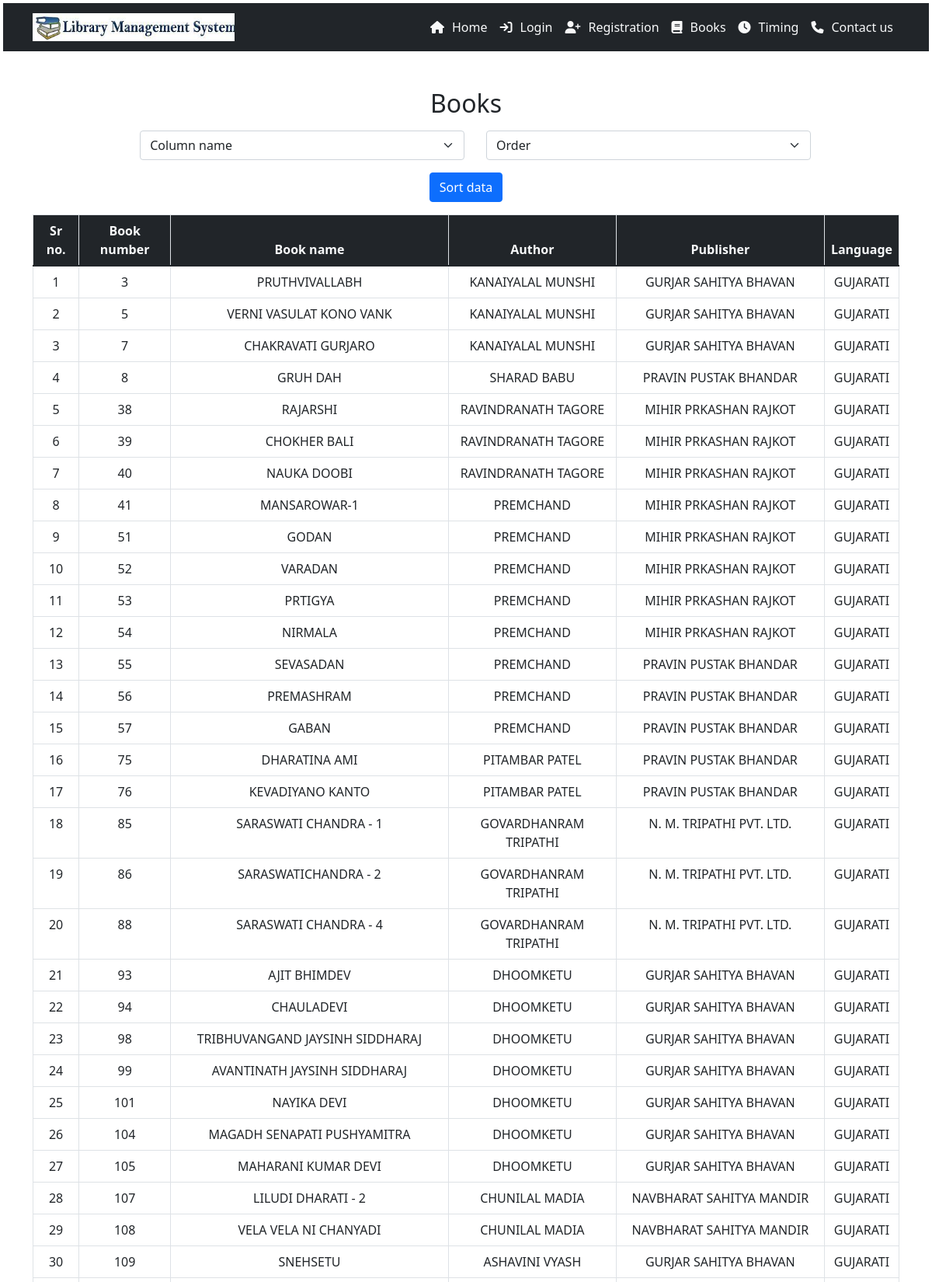
The page /books.php (upper part) on the database its author committed.
### tables this page shows
CREATE TABLE IF NOT EXISTS `books` (
  `id` int(11) NOT NULL AUTO_INCREMENT,
  `booknumber` text NOT NULL,
  `bookname` text NOT NULL,
  `author` text NOT NULL,
  `publisher` text NOT NULL,
  `langauage` text NOT NULL,
  PRIMARY KEY (`id`)
);

### books.php (the view, shortened to what this page needs)
<?php
    include("testconn.php");
    $qry = "SELECT * FROM `books`";
    $res = mysqli_query($conn,$qry);
?>
<!DOCTYPE html>
<html lang="en">
<head>
</head>
<body>
    <?php include("header.php");?>
    <h2 class="text-center mt-5">Books</h2>
    <div class="container">
        <div class="text-center">
            <div class="row m-3">
                <form action="" method="post">
                    <div class="form-check form-check-inline col-lg-5 m-auto">
                        <select class="form-select" name="column" aria-label="Default select example">
                            <option selected disabled>Column name</option>
                        </select>
                    </div>
                    <div class="form-check form-check-inline col-lg-5 m-auto">
                        <select class="form-select" name="order" aria-label="Default select example">
                            <option selected disabled>Order</option>
                        </select>
                    </div>
                    <div class="text-center">
                        <input type="submit" value="Sort data" name="sort" class="btn btn-primary mt-3">
                    </div>
                </form>
            </div>
        </div>
    </div>
    <div class="container mt-3 mb-4">
        <div class="table-responsive">
            <table class="table table-bordered text-center table-hover">
                <thead class="bg-dark text-light fw-bold">
                    <tr>
                        <td>Sr no.</td>
                        <td>Book number</td>
                        <td>Book name</td>
                        <td>Author</td>
                        <td>Publisher</td>
                        <td>Language</td>
                    </tr>
                </thead>
                <tbody>
                    <?php
                    $i = 1;
                    while($row = mysqli_fetch_assoc($res)){
                ?>
                    <tr>
                        <td><?php echo $i;?></td>
                        <td><?php echo $row['booknumber'];?></td>
                        <td><?php echo $row['bookname'];?></td>
                        <td><?php echo $row['author'];?></td>
                        <td><?php echo $row['publisher'];?></td>
                        <td><?php echo $row['langauage'];?></td>
                    </tr>
                    <?php $i++;}?>
                </tbody>
            </table>
        </div>
    </div>
    <?php include("footer.php");?>
</body>
</html>

### header.php (shortened to what this page needs)
<!DOCTYPE html>
<html>
<head>
    <link rel="stylesheet" href="bootstrap/css/bootstrap.min.css">
    <link rel="stylesheet" href="https://cdnjs.cloudflare.com/ajax/libs/font-awesome/6.1.2/css/all.min.css"/>
</head>
<body>
    <div class="m-1">
        <nav class="navbar navbar-expand-lg navbar-inverse bg-dark">
            <div class="container">
                <a href="#" class="navbar-brand"><img src="images\logo.jpg" width="260px" /></a>
                <div class="collapse navbar-collapse" id="navbarCollapse">
                    <div class="navbar-nav ms-auto">
                        <a href="index.php" class="nav-item nav-link text-light"><i class="fas fa-home"
                                id="footer_detail"></i>Home</a>
                        <a href="login1.php" class="nav-item nav-link text-light"><i class="fas fa-sign-in"
                                id="footer_detail"></i>Login</a>
                        <a href="registration.php" class="nav-item nav-link text-light"><i class="fas fa-user-plus"
                                id="footer_detail"></i>Registration</a>
                        <a href="books.php" class="nav-item nav-link text-light"><i class="fas fa-book"
                                id="footer_detail"></i>Books</a>
                        <a href="timing.php" class="nav-item nav-link text-light"><i class="fas fa-clock"
                                id="footer_detail"></i>Timing</a>
                        <a href="contactus.php" class="nav-item nav-link text-light"><i class="fas fa-phone"
                                id="footer_detail"></i>Contact us</a>
                    </div>
                </div>
            </div>
        </nav>
    </div>
</body>
</html>

### footer.php (shortened to what this page needs)
<!DOCTYPE html>
<html>
<head>
    <link rel="stylesheet" href="bootstrap/css/bootstrap.min.css">
    <link rel="stylesheet" href="https://cdnjs.cloudflare.com/ajax/libs/font-awesome/6.1.2/css/all.min.css" />
</head>
<body>
</body>
</html>

### header.php (style rules this page uses)
#footer_detail { margin-right: 8px; margin-left: 10px; }

### footer.php (style rules this page uses)
#footer_detail { margin-right: 10px; margin-left: 0px; }

### rows shown on the page
books: booknumber "3", bookname "PRUTHVIVALLABH", author "KANAIYALAL MUNSHI", publisher "GURJAR SAHITYA BHAVAN", langauage "GUJARATI"
books: booknumber "5", bookname "VERNI VASULAT KONO VANK", author "KANAIYALAL MUNSHI", publisher "GURJAR SAHITYA BHAVAN", langauage "GUJARATI"
books: booknumber "7", bookname "CHAKRAVATI GURJARO", author "KANAIYALAL MUNSHI", publisher "GURJAR SAHITYA BHAVAN", langauage "GUJARATI"
books: booknumber "8", bookname "GRUH DAH", author "SHARAD BABU", publisher "PRAVIN PUSTAK BHANDAR", langauage "GUJARATI"
books: booknumber "38", bookname "RAJARSHI", author "RAVINDRANATH TAGORE", publisher "MIHIR PRKASHAN RAJKOT", langauage "GUJARATI"
books: booknumber "39", bookname "CHOKHER BALI", author "RAVINDRANATH TAGORE", publisher "MIHIR PRKASHAN RAJKOT", langauage "GUJARATI"
books: booknumber "40", bookname "NAUKA DOOBI", author "RAVINDRANATH TAGORE", publisher "MIHIR PRKASHAN RAJKOT", langauage "GUJARATI"
books: booknumber "41", bookname "MANSAROWAR-1", author "PREMCHAND", publisher "MIHIR PRKASHAN RAJKOT", langauage "GUJARATI"
books: booknumber "51", bookname "GODAN", author "PREMCHAND", publisher "MIHIR PRKASHAN RAJKOT", langauage "GUJARATI"
books: booknumber "52", bookname "VARADAN", author "PREMCHAND", publisher "MIHIR PRKASHAN RAJKOT", langauage "GUJARATI"
books: booknumber "53", bookname "PRTIGYA", author "PREMCHAND", publisher "MIHIR PRKASHAN RAJKOT", langauage "GUJARATI"
books: booknumber "54", bookname "NIRMALA", author "PREMCHAND", publisher "MIHIR PRKASHAN RAJKOT", langauage "GUJARATI"
books: booknumber "55", bookname "SEVASADAN", author "PREMCHAND", publisher "PRAVIN PUSTAK BHANDAR", langauage "GUJARATI"
books: booknumber "56", bookname "PREMASHRAM", author "PREMCHAND", publisher "PRAVIN PUSTAK BHANDAR", langauage "GUJARATI"
books: booknumber "57", bookname "GABAN", author "PREMCHAND", publisher "PRAVIN PUSTAK BHANDAR", langauage "GUJARATI"
books: booknumber "75", bookname "DHARATINA AMI", author "PITAMBAR PATEL", publisher "PRAVIN PUSTAK BHANDAR", langauage "GUJARATI"
books: booknumber "76", bookname "KEVADIYANO KANTO", author "PITAMBAR PATEL", publisher "PRAVIN PUSTAK BHANDAR", langauage "GUJARATI"
books: booknumber "85", bookname "SARASWATI CHANDRA - 1", author "GOVARDHANRAM TRIPATHI", publisher "N. M. TRIPATHI PVT. LTD.", langauage "GUJARATI"
books: booknumber "86", bookname "SARASWATICHANDRA - 2", author "GOVARDHANRAM TRIPATHI", publisher "N. M. TRIPATHI PVT. LTD.", langauage "GUJARATI"
books: booknumber "88", bookname "SARASWATI CHANDRA - 4", author "GOVARDHANRAM TRIPATHI", publisher "N. M. TRIPATHI PVT. LTD.", langauage "GUJARATI"
books: booknumber "93", bookname "AJIT BHIMDEV", author "DHOOMKETU", publisher "GURJAR SAHITYA BHAVAN", langauage "GUJARATI"
books: booknumber "94", bookname "CHAULADEVI", author "DHOOMKETU", publisher "GURJAR SAHITYA BHAVAN", langauage "GUJARATI"
books: booknumber "98", bookname "TRIBHUVANGAND JAYSINH SIDDHARAJ", author "DHOOMKETU", publisher "GURJAR SAHITYA BHAVAN", langauage "GUJARATI"
books: booknumber "99", bookname "AVANTINATH JAYSINH SIDDHARAJ", author "DHOOMKETU", publisher "GURJAR SAHITYA BHAVAN", langauage "GUJARATI"
books: booknumber "101", bookname "NAYIKA DEVI", author "DHOOMKETU", publisher "GURJAR SAHITYA BHAVAN", langauage "GUJARATI"
books: booknumber "104", bookname "MAGADH SENAPATI PUSHYAMITRA", author "DHOOMKETU", publisher "GURJAR SAHITYA BHAVAN", langauage "GUJARATI"
books: booknumber "105", bookname "MAHARANI KUMAR DEVI", author "DHOOMKETU", publisher "GURJAR SAHITYA BHAVAN", langauage "GUJARATI"
books: booknumber "107", bookname "LILUDI DHARATI - 2", author "CHUNILAL MADIA", publisher "NAVBHARAT SAHITYA MANDIR", langauage "GUJARATI"
books: booknumber "108", bookname "VELA VELA NI CHANYADI", author "CHUNILAL MADIA", publisher "NAVBHARAT SAHITYA MANDIR", langauage "GUJARATI"
books: booknumber "109", bookname "SNEHSETU", author "ASHAVINI VYASH", publisher "GURJAR SAHITYA BHAVAN", langauage "GUJARATI"
